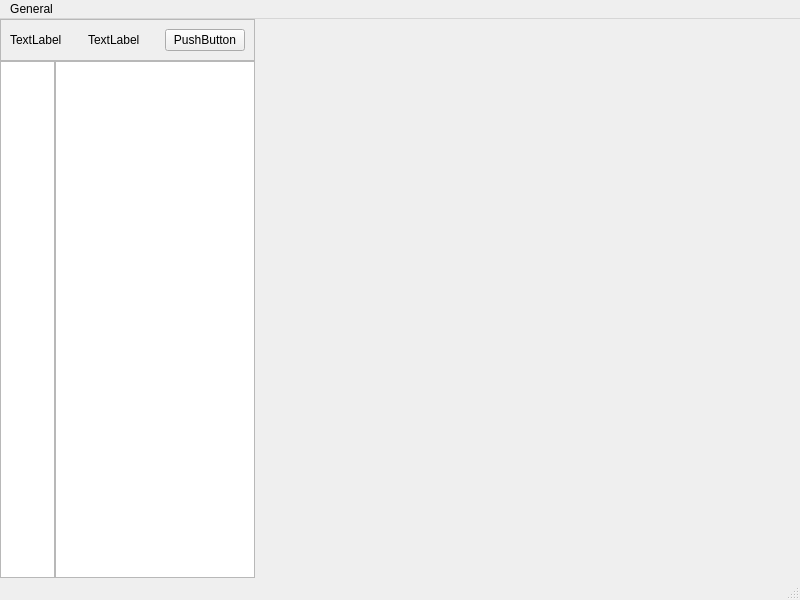
<?xml version="1.0" encoding="UTF-8"?>
<ui version="4.0">
 <class>MainWindow</class>
 <widget class="QMainWindow" name="MainWindow">
  <property name="geometry">
   <rect>
    <x>0</x>
    <y>0</y>
    <width>800</width>
    <height>600</height>
   </rect>
  </property>
  <property name="windowTitle">
   <string>MainWindow</string>
  </property>
  <widget class="QWidget" name="centralwidget">
   <layout class="QGridLayout" name="gridLayout">
    <property name="leftMargin">
     <number>0</number>
    </property>
    <property name="topMargin">
     <number>0</number>
    </property>
    <property name="rightMargin">
     <number>0</number>
    </property>
    <property name="bottomMargin">
     <number>0</number>
    </property>
    <property name="spacing">
     <number>0</number>
    </property>
    <item row="0" column="0" colspan="2">
     <widget class="QFrame" name="title_frame">
      <property name="frameShape">
       <enum>QFrame::StyledPanel</enum>
      </property>
      <property name="frameShadow">
       <enum>QFrame::Raised</enum>
      </property>
      <layout class="QHBoxLayout" name="horizontalLayout">
       <item>
        <widget class="QLabel" name="title_icon">
         <property name="text">
          <string>TextLabel</string>
         </property>
        </widget>
       </item>
       <item>
        <widget class="QLabel" name="title_label">
         <property name="text">
          <string>TextLabel</string>
         </property>
        </widget>
       </item>
       <item>
        <widget class="QPushButton" name="pushButton">
         <property name="text">
          <string>PushButton</string>
         </property>
        </widget>
       </item>
      </layout>
     </widget>
    </item>
    <item row="0" column="2" rowspan="2">
     <widget class="QStackedWidget" name="stackedWidget">
      <widget class="QWidget" name="page"/>
      <widget class="QWidget" name="page_2"/>
     </widget>
    </item>
    <item row="1" column="0">
     <widget class="QListWidget" name="listWidget_icon_only">
      <property name="maximumSize">
       <size>
        <width>55</width>
        <height>16777215</height>
       </size>
      </property>
     </widget>
    </item>
    <item row="1" column="1">
     <widget class="QListWidget" name="listWidget">
      <property name="maximumSize">
       <size>
        <width>200</width>
        <height>16777215</height>
       </size>
      </property>
     </widget>
    </item>
   </layout>
  </widget>
  <widget class="QMenuBar" name="menubar">
   <property name="geometry">
    <rect>
     <x>0</x>
     <y>0</y>
     <width>800</width>
     <height>21</height>
    </rect>
   </property>
   <widget class="QMenu" name="menuArchivo">
    <property name="title">
     <string>General</string>
    </property>
    <addaction name="actionAgregar_base_de_datos"/>
    <addaction name="actionExportar_Base_de_Datos"/>
   </widget>
   <addaction name="menuArchivo"/>
  </widget>
  <widget class="QStatusBar" name="statusbar"/>
  <action name="actionAgregar_base_de_datos">
   <property name="text">
    <string>Importar Base de Datos</string>
   </property>
  </action>
  <action name="actionExportar_Base_de_Datos">
   <property name="text">
    <string>Exportar Base de Datos</string>
   </property>
  </action>
  <action name="actionExportar_Base_de_Datos_2">
   <property name="text">
    <string>Exportar Base de Datos</string>
   </property>
  </action>
  <action name="actionEliminar_Base_de_Datos">
   <property name="text">
    <string>Eliminar Base de Datos</string>
   </property>
  </action>
  <action name="actionImportar_Base_de_Datos">
   <property name="text">
    <string>Importar Base de Datos</string>
   </property>
  </action>
  <action name="actionExportar_Base_de_Datos_3">
   <property name="text">
    <string>Exportar Base de Datos</string>
   </property>
  </action>
  <action name="actionEliminar_Base_de_Datos_2">
   <property name="text">
    <string>Eliminar Base de Datos</string>
   </property>
  </action>
 </widget>
 <resources/>
 <connections/>
</ui>
